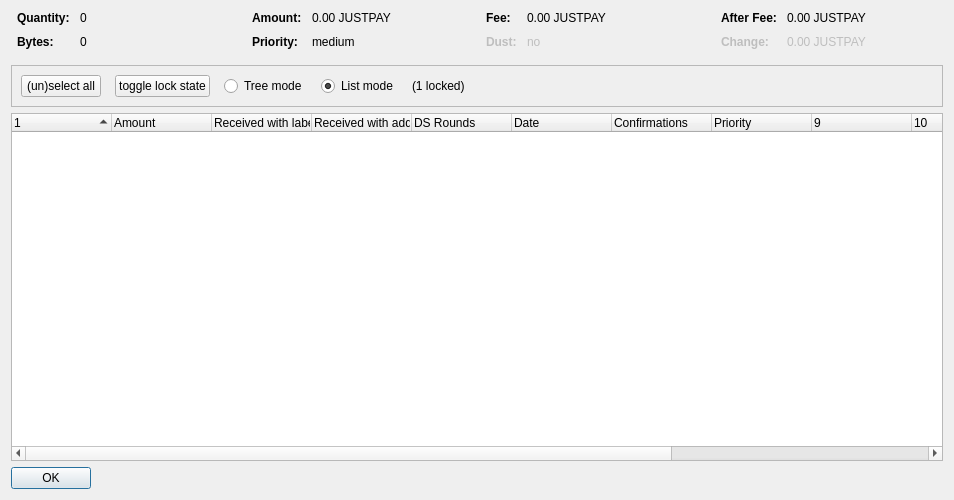
<?xml version="1.0" encoding="UTF-8"?>
<ui version="4.0">
 <class>CoinControlDialog</class>
 <widget class="QDialog" name="CoinControlDialog">
  <property name="geometry">
   <rect>
    <x>0</x>
    <y>0</y>
    <width>954</width>
    <height>500</height>
   </rect>
  </property>
  <property name="windowTitle">
   <string>Coin Selection</string>
  </property>
  <layout class="QVBoxLayout" name="verticalLayout">
   <item>
    <layout class="QHBoxLayout" name="horizontalLayoutTop" stretch="0,0,0,0">
     <property name="topMargin">
      <number>0</number>
     </property>
     <property name="bottomMargin">
      <number>10</number>
     </property>
     <item>
      <layout class="QFormLayout" name="formLayoutCoinControl1">
       <property name="horizontalSpacing">
        <number>10</number>
       </property>
       <property name="verticalSpacing">
        <number>10</number>
       </property>
       <property name="leftMargin">
        <number>6</number>
       </property>
       <property name="rightMargin">
        <number>6</number>
       </property>
       <item row="0" column="0">
        <widget class="QLabel" name="labelCoinControlQuantityText">
         <property name="font">
          <font>
           <weight>75</weight>
           <bold>true</bold>
          </font>
         </property>
         <property name="text">
          <string>Quantity:</string>
         </property>
        </widget>
       </item>
       <item row="0" column="1">
        <widget class="QLabel" name="labelCoinControlQuantity">
         <property name="cursor">
          <cursorShape>IBeamCursor</cursorShape>
         </property>
         <property name="contextMenuPolicy">
          <enum>Qt::ActionsContextMenu</enum>
         </property>
         <property name="text">
          <string notr="true">0</string>
         </property>
         <property name="textInteractionFlags">
          <set>Qt::LinksAccessibleByMouse|Qt::TextSelectableByKeyboard|Qt::TextSelectableByMouse</set>
         </property>
        </widget>
       </item>
       <item row="1" column="0">
        <widget class="QLabel" name="labelCoinControlBytesText">
         <property name="font">
          <font>
           <weight>75</weight>
           <bold>true</bold>
          </font>
         </property>
         <property name="text">
          <string>Bytes:</string>
         </property>
        </widget>
       </item>
       <item row="1" column="1">
        <widget class="QLabel" name="labelCoinControlBytes">
         <property name="cursor">
          <cursorShape>IBeamCursor</cursorShape>
         </property>
         <property name="contextMenuPolicy">
          <enum>Qt::ActionsContextMenu</enum>
         </property>
         <property name="text">
          <string notr="true">0</string>
         </property>
         <property name="textInteractionFlags">
          <set>Qt::LinksAccessibleByMouse|Qt::TextSelectableByKeyboard|Qt::TextSelectableByMouse</set>
         </property>
        </widget>
       </item>
      </layout>
     </item>
     <item>
      <layout class="QFormLayout" name="formLayoutCoinControl2">
       <property name="horizontalSpacing">
        <number>10</number>
       </property>
       <property name="verticalSpacing">
        <number>10</number>
       </property>
       <property name="leftMargin">
        <number>6</number>
       </property>
       <property name="rightMargin">
        <number>6</number>
       </property>
       <item row="0" column="0">
        <widget class="QLabel" name="labelCoinControlAmountText">
         <property name="font">
          <font>
           <weight>75</weight>
           <bold>true</bold>
          </font>
         </property>
         <property name="text">
          <string>Amount:</string>
         </property>
        </widget>
       </item>
       <item row="0" column="1">
        <widget class="QLabel" name="labelCoinControlAmount">
         <property name="cursor">
          <cursorShape>IBeamCursor</cursorShape>
         </property>
         <property name="contextMenuPolicy">
          <enum>Qt::ActionsContextMenu</enum>
         </property>
         <property name="text">
          <string notr="true">0.00 JUSTPAY</string>
         </property>
         <property name="textInteractionFlags">
          <set>Qt::LinksAccessibleByMouse|Qt::TextSelectableByKeyboard|Qt::TextSelectableByMouse</set>
         </property>
        </widget>
       </item>
       <item row="1" column="0">
        <widget class="QLabel" name="labelCoinControlPriorityText">
         <property name="font">
          <font>
           <weight>75</weight>
           <bold>true</bold>
          </font>
         </property>
         <property name="text">
          <string>Priority:</string>
         </property>
        </widget>
       </item>
       <item row="1" column="1">
        <widget class="QLabel" name="labelCoinControlPriority">
         <property name="cursor">
          <cursorShape>IBeamCursor</cursorShape>
         </property>
         <property name="contextMenuPolicy">
          <enum>Qt::ActionsContextMenu</enum>
         </property>
         <property name="text">
          <string>medium</string>
         </property>
         <property name="textInteractionFlags">
          <set>Qt::LinksAccessibleByMouse|Qt::TextSelectableByKeyboard|Qt::TextSelectableByMouse</set>
         </property>
        </widget>
       </item>
      </layout>
     </item>
     <item>
      <layout class="QFormLayout" name="formLayoutCoinControl3">
       <property name="horizontalSpacing">
        <number>10</number>
       </property>
       <property name="verticalSpacing">
        <number>10</number>
       </property>
       <property name="leftMargin">
        <number>6</number>
       </property>
       <property name="rightMargin">
        <number>6</number>
       </property>
       <item row="0" column="0">
        <widget class="QLabel" name="labelCoinControlFeeText">
         <property name="font">
          <font>
           <weight>75</weight>
           <bold>true</bold>
          </font>
         </property>
         <property name="text">
          <string>Fee:</string>
         </property>
        </widget>
       </item>
       <item row="0" column="1">
        <widget class="QLabel" name="labelCoinControlFee">
         <property name="cursor">
          <cursorShape>IBeamCursor</cursorShape>
         </property>
         <property name="contextMenuPolicy">
          <enum>Qt::ActionsContextMenu</enum>
         </property>
         <property name="text">
          <string notr="true">0.00 JUSTPAY</string>
         </property>
         <property name="textInteractionFlags">
          <set>Qt::LinksAccessibleByMouse|Qt::TextSelectableByKeyboard|Qt::TextSelectableByMouse</set>
         </property>
        </widget>
       </item>
       <item row="1" column="0">
        <widget class="QLabel" name="labelCoinControlLowOutputText">
         <property name="enabled">
          <bool>false</bool>
         </property>
         <property name="font">
          <font>
           <weight>75</weight>
           <bold>true</bold>
          </font>
         </property>
         <property name="text">
          <string>Dust:</string>
         </property>
        </widget>
       </item>
       <item row="1" column="1">
        <widget class="QLabel" name="labelCoinControlLowOutput">
         <property name="enabled">
          <bool>false</bool>
         </property>
         <property name="cursor">
          <cursorShape>IBeamCursor</cursorShape>
         </property>
         <property name="contextMenuPolicy">
          <enum>Qt::ActionsContextMenu</enum>
         </property>
         <property name="text">
          <string>no</string>
         </property>
         <property name="textInteractionFlags">
          <set>Qt::LinksAccessibleByMouse|Qt::TextSelectableByKeyboard|Qt::TextSelectableByMouse</set>
         </property>
        </widget>
       </item>
      </layout>
     </item>
     <item>
      <layout class="QFormLayout" name="formLayoutCoinControl4">
       <property name="horizontalSpacing">
        <number>10</number>
       </property>
       <property name="verticalSpacing">
        <number>10</number>
       </property>
       <property name="leftMargin">
        <number>6</number>
       </property>
       <property name="rightMargin">
        <number>6</number>
       </property>
       <item row="0" column="0">
        <widget class="QLabel" name="labelCoinControlAfterFeeText">
         <property name="font">
          <font>
           <weight>75</weight>
           <bold>true</bold>
          </font>
         </property>
         <property name="text">
          <string>After Fee:</string>
         </property>
        </widget>
       </item>
       <item row="0" column="1">
        <widget class="QLabel" name="labelCoinControlAfterFee">
         <property name="cursor">
          <cursorShape>IBeamCursor</cursorShape>
         </property>
         <property name="contextMenuPolicy">
          <enum>Qt::ActionsContextMenu</enum>
         </property>
         <property name="text">
          <string notr="true">0.00 JUSTPAY</string>
         </property>
         <property name="textInteractionFlags">
          <set>Qt::LinksAccessibleByMouse|Qt::TextSelectableByKeyboard|Qt::TextSelectableByMouse</set>
         </property>
        </widget>
       </item>
       <item row="1" column="0">
        <widget class="QLabel" name="labelCoinControlChangeText">
         <property name="enabled">
          <bool>false</bool>
         </property>
         <property name="font">
          <font>
           <weight>75</weight>
           <bold>true</bold>
          </font>
         </property>
         <property name="text">
          <string>Change:</string>
         </property>
        </widget>
       </item>
       <item row="1" column="1">
        <widget class="QLabel" name="labelCoinControlChange">
         <property name="enabled">
          <bool>false</bool>
         </property>
         <property name="cursor">
          <cursorShape>IBeamCursor</cursorShape>
         </property>
         <property name="contextMenuPolicy">
          <enum>Qt::ActionsContextMenu</enum>
         </property>
         <property name="text">
          <string notr="true">0.00 JUSTPAY</string>
         </property>
         <property name="textInteractionFlags">
          <set>Qt::LinksAccessibleByMouse|Qt::TextSelectableByKeyboard|Qt::TextSelectableByMouse</set>
         </property>
        </widget>
       </item>
      </layout>
     </item>
    </layout>
   </item>
   <item>
    <widget class="QFrame" name="frame">
     <property name="minimumSize">
      <size>
       <width>0</width>
       <height>40</height>
      </size>
     </property>
     <property name="frameShape">
      <enum>QFrame::StyledPanel</enum>
     </property>
     <property name="frameShadow">
      <enum>QFrame::Sunken</enum>
     </property>
     <layout class="QHBoxLayout" name="horizontalLayout">
      <item>
       <layout class="QHBoxLayout" name="horizontalLayoutPanel" stretch="0,0,0,0,0,0">
        <property name="spacing">
         <number>14</number>
        </property>
        <item>
         <widget class="QPushButton" name="pushButtonSelectAll">
          <property name="sizePolicy">
           <sizepolicy hsizetype="Maximum" vsizetype="Fixed">
            <horstretch>0</horstretch>
            <verstretch>0</verstretch>
           </sizepolicy>
          </property>
          <property name="text">
           <string>(un)select all</string>
          </property>
          <property name="autoDefault">
           <bool>false</bool>
          </property>
         </widget>
        </item>
        <item>
         <widget class="QPushButton" name="pushButtonToggleLock">
          <property name="sizePolicy">
           <sizepolicy hsizetype="Maximum" vsizetype="Fixed">
            <horstretch>0</horstretch>
            <verstretch>0</verstretch>
           </sizepolicy>
          </property>
          <property name="text">
           <string>toggle lock state</string>
          </property>
          <property name="autoDefault">
           <bool>false</bool>
          </property>
         </widget>
        </item>
        <item>
         <widget class="QRadioButton" name="radioTreeMode">
          <property name="sizePolicy">
           <sizepolicy hsizetype="Maximum" vsizetype="Fixed">
            <horstretch>0</horstretch>
            <verstretch>0</verstretch>
           </sizepolicy>
          </property>
          <property name="text">
           <string>Tree mode</string>
          </property>
         </widget>
        </item>
        <item>
         <widget class="QRadioButton" name="radioListMode">
          <property name="sizePolicy">
           <sizepolicy hsizetype="Maximum" vsizetype="Fixed">
            <horstretch>0</horstretch>
            <verstretch>0</verstretch>
           </sizepolicy>
          </property>
          <property name="text">
           <string>List mode</string>
          </property>
          <property name="checked">
           <bool>true</bool>
          </property>
         </widget>
        </item>
        <item>
         <widget class="QLabel" name="labelLocked">
          <property name="text">
           <string>(1 locked)</string>
          </property>
         </widget>
        </item>
        <item>
         <spacer name="horizontalSpacer">
          <property name="orientation">
           <enum>Qt::Horizontal</enum>
          </property>
          <property name="sizeHint" stdset="0">
           <size>
            <width>40</width>
            <height>20</height>
           </size>
          </property>
         </spacer>
        </item>
       </layout>
      </item>
     </layout>
    </widget>
   </item>
   <item>
    <widget class="CoinControlTreeWidget" name="treeWidget">
     <property name="contextMenuPolicy">
      <enum>Qt::CustomContextMenu</enum>
     </property>
     <property name="sortingEnabled">
      <bool>false</bool>
     </property>
     <property name="columnCount">
      <number>13</number>
     </property>
     <attribute name="headerShowSortIndicator" stdset="0">
      <bool>true</bool>
     </attribute>
     <attribute name="headerStretchLastSection">
      <bool>false</bool>
     </attribute>
     <column>
      <property name="text">
       <string/>
      </property>
     </column>
     <column>
      <property name="text">
       <string>Amount</string>
      </property>
     </column>
     <column>
      <property name="text">
       <string>Received with label</string>
      </property>
     </column>
     <column>
      <property name="text">
       <string>Received with address</string>
      </property>
     </column>
     <column>
      <property name="text">
       <string>DS Rounds</string>
      </property>
     </column>
     <column>
      <property name="text">
       <string>Date</string>
      </property>
     </column>
     <column>
      <property name="text">
       <string>Confirmations</string>
      </property>
      <property name="toolTip">
       <string>Confirmed</string>
      </property>
     </column>
     <column>
      <property name="text">
       <string>Priority</string>
      </property>
     </column>
     <column>
      <property name="text">
       <string/>
      </property>
     </column>
     <column>
      <property name="text">
       <string/>
      </property>
     </column>
     <column>
      <property name="text">
       <string/>
      </property>
     </column>
     <column>
      <property name="text">
       <string/>
      </property>
     </column>
     <column>
      <property name="text">
       <string/>
      </property>
     </column>
    </widget>
   </item>
   <item>
    <widget class="QDialogButtonBox" name="buttonBox">
     <property name="sizePolicy">
      <sizepolicy hsizetype="Maximum" vsizetype="Fixed">
       <horstretch>0</horstretch>
       <verstretch>0</verstretch>
      </sizepolicy>
     </property>
     <property name="orientation">
      <enum>Qt::Horizontal</enum>
     </property>
     <property name="standardButtons">
      <set>QDialogButtonBox::Ok</set>
     </property>
    </widget>
   </item>
  </layout>
 </widget>
 <customwidgets>
  <customwidget>
   <class>CoinControlTreeWidget</class>
   <extends>QTreeWidget</extends>
   <header>coincontroltreewidget.h</header>
  </customwidget>
 </customwidgets>
 <resources/>
 <connections/>
</ui>
